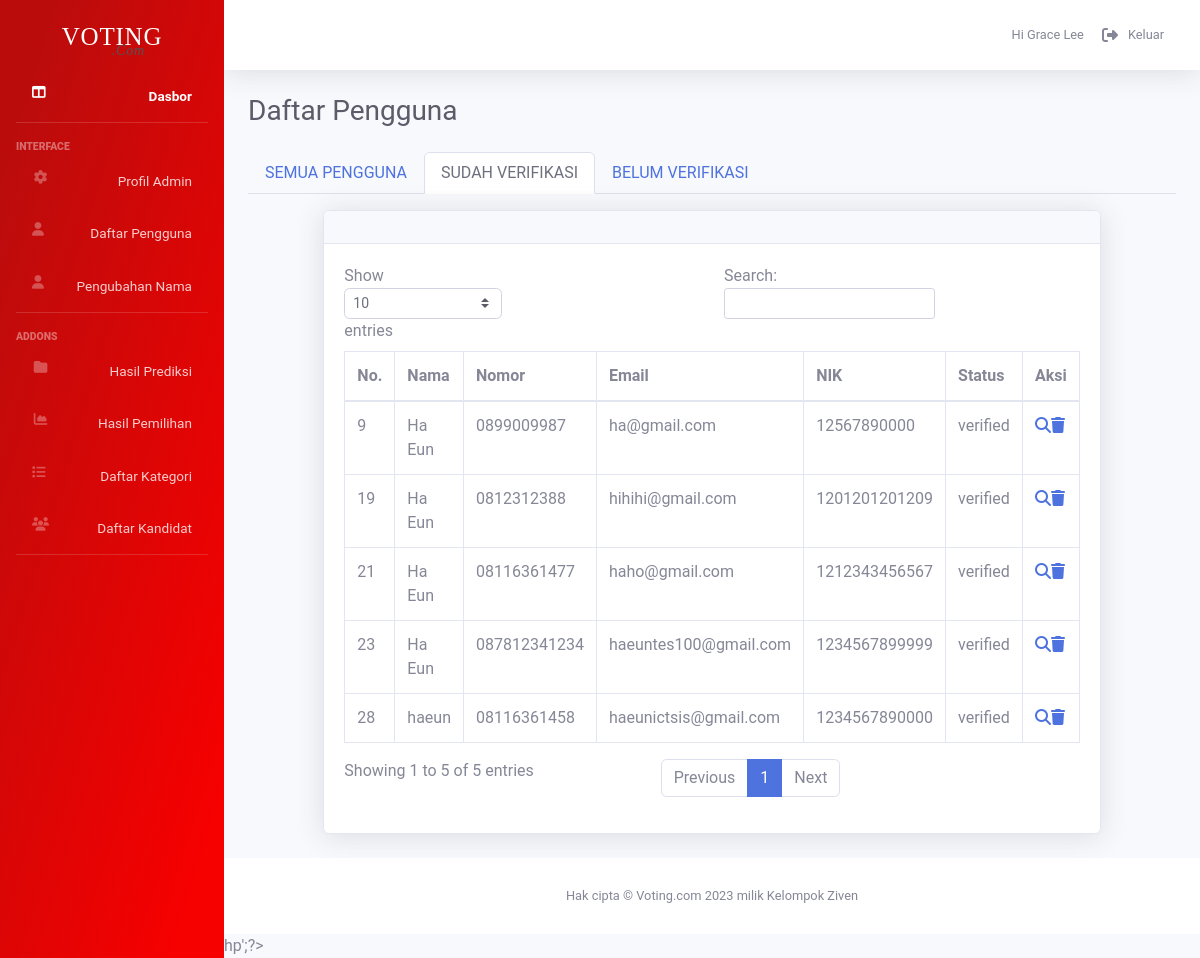
Before: /admin/user.php?type_of_users=verified (signed in) with the older database file.
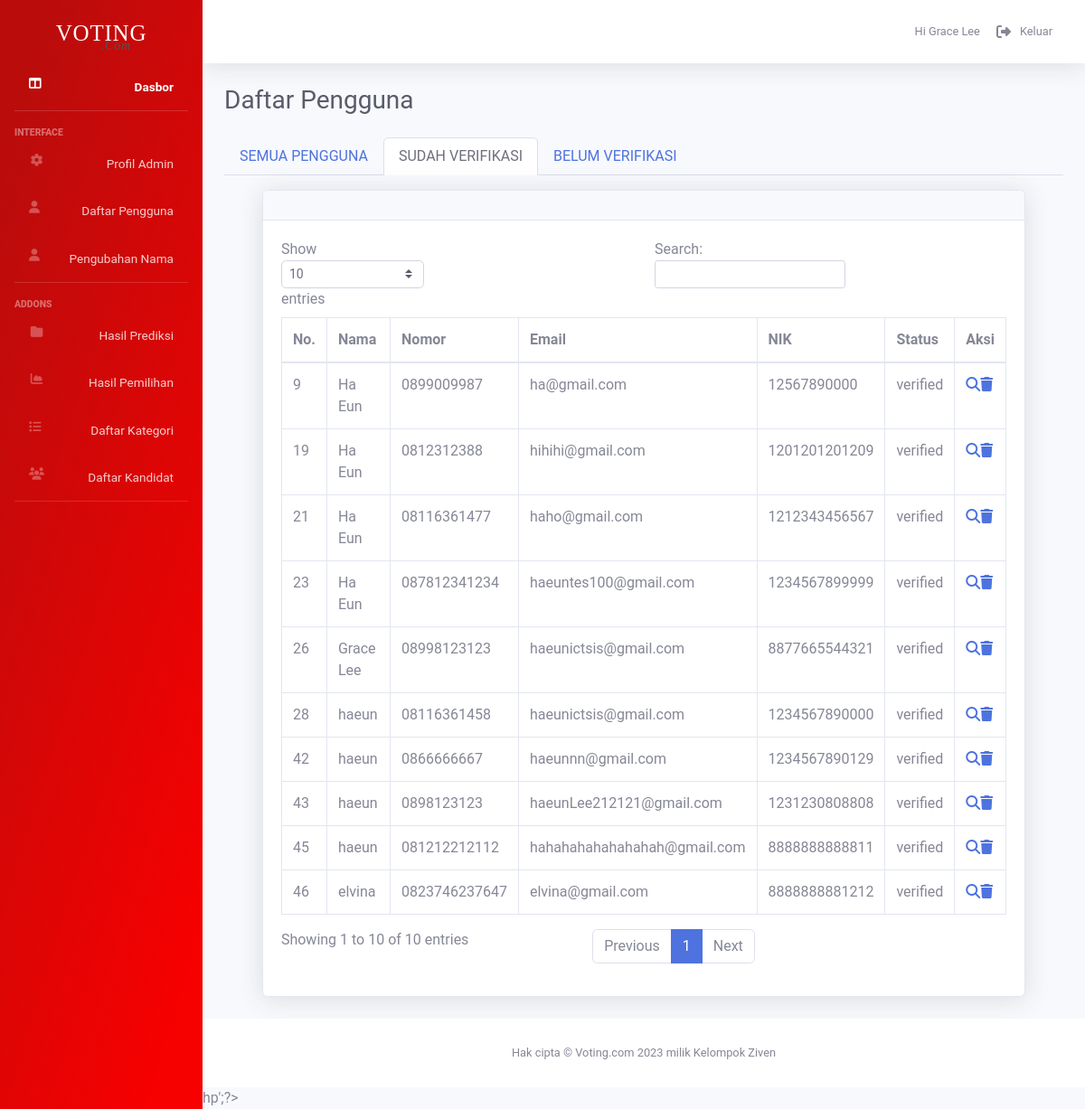
After: the same page with the newer database file.
### tables this page shows
CREATE TABLE `users` (
  `user_id` int(100) NOT NULL,
  `nama` varchar(100) NOT NULL,
  `nomor` varchar(100) NOT NULL,
  `email` varchar(100) NOT NULL,
  `NIK` varchar(100) NOT NULL,
  `password` varchar(100) NOT NULL,
  `foto_KTP` varchar(100) NOT NULL,
  `foto_wajah` varchar(100) NOT NULL,
  `status` varchar(100) NOT NULL
);

### admin/user.php (the view, shortened to what this page needs)
<!DOCTYPE html>
<html lang="en">
<head>
    <link href="vendor/fontawesome-free/css/all.min.css" rel="stylesheet" type="text/css">
    <link rel="stylesheet" href="https://cdnjs.cloudflare.com/ajax/libs/font-awesome/6.1.1/css/all.min.css" type="text/css">
    <link href="../admin_component/css/adminboots.css" rel="stylesheet">
</head>
<?php include '../admin_component/php/connect.php';?>
<?php
if(isset($_GET['type_of_users'])) {
    $status = $_GET['type_of_users'];
} else {
    $status = "All";
}
?>
<body id="page-top">
<?php include '../admin_component/php/script.php' ?>
    <div id="wrapper">
    <?php include '../admin_component/php/sidenav.php' ?>
<div id="content-wrapper" class="d-flex flex-column">
<div id="content">
<?php include '../admin_component/php/topbar.php' ?>
    <div class="container-fluid">
        <div class="d-sm-flex align-items-center justify-content-between mb-4" style="display: grid;">
            <h1 class="h3 mb-0 text-gray-800">Daftar Pengguna</h1>
        </div>
        <div id="container">
        <ul class="nav nav-tabs mb-3" id="ex1" role="tablist">
        <li class="nav-item active" role="presentation">
            <a
            class="nav-link <?php if ($status=="All") {echo "active";}?>"
            id="ex1-tab-1"
            data-mdb-toggle="tab"
            href="user.php?type_of_users=All"
            role="tab"
            aria-controls="ex1-tabs-1"
            aria-selected="true"
            >SEMUA PENGGUNA</a
            >
        </li>
        <li class="nav-item" role="presentation">
            <a
            class="nav-link <?php if ($status=="verified") {echo "active";}?>"
            id="ex1-tab-2"
            data-mdb-toggle="tab"
            href="user.php?type_of_users=verified"
            role="tab"
            aria-controls="ex1-tabs-2"
            aria-selected="false"
            >SUDAH VERIFIKASI</a
            >
        </li>
        <li class="nav-item" role="presentation">
            <a
            class="nav-link <?php if ($status=="pending") {echo "active";}?>"
            id="ex1-tab-3"
            data-mdb-toggle="tab"
            href="user.php?type_of_users=pending"
            role="tab"
            aria-controls="ex1-tabs-3"
            aria-selected="false"
            >BELUM VERIFIKASI</a
            >
        </li>
        </ul>
        </div>
        <div class="row justify-content-center">
        <div class="card shadow mb-4">
                        <div class="card-header py-3">
                        </div>
                        <div class="card-body">
                            <div class="table-responsive">
                                <table class="table table-bordered" id="dataTable" width="100%" cellspacing="0">
                                    <thead>
                                        <tr>
                                            <th>No.</th>
                                            <th>Nama</th>
                                            <th>Nomor</th>
                                            <th>Email</th>
                                            <th>NIK</th>
                                            <th>Status</th>
                                            <th>Aksi</th>
                                        </tr>
                                    </thead>
                                    <tbody>
<?php
    if($status == "All") {
        $query ="SELECT * FROM users";
        $select_users =  $connect->prepare($query);
        $select_users -> execute();
    } else if ($status != "All") {
        $query ="SELECT * FROM users WHERE status = '$status'";
        $select_users =  $connect->prepare($query);
        $select_users -> execute();
    }
    if($select_users->rowCount()>0){
        while ($fetch_users = $select_users ->fetch(PDO::FETCH_ASSOC)){
            ?>
                        <tr>
                            <td><?=$fetch_users['user_id']?></td>
                            <td><?=$fetch_users['nama']?></td>
                            <td><?=$fetch_users['nomor']?></td>
                            <td><?=$fetch_users['email']?></td>
                            <td><?=$fetch_users['NIK']?></td>
                            <td class><?=$fetch_users['status']?>
                        </td>
                            <td><div class="action">
                                <a href="detail_user.php?detail_user=<?=$fetch_users['user_id']?>" class=""><i class="fa-solid fa-magnifying-glass"></i></a><a href="user.php?delete=<?=$fetch_users['user_id']?>" class="" onclick="return confirm('Are you sure to delete this user?');"><i class="fa-solid fa-trash"></i></a>
                            </div></td>
                    </tr>
            <?php
        }
    }
?>
                                    </tbody>
                                </table>
                            </div>
                        </div>
                    </div>
    </div>
</div>
<?php include '../admin_component/php/footer.php' ?>
hp';?>
</div>
</div>
</body>
</html>

Changed rows visible on the page:
now on this page (row edited): users: user_id "26", nama "Grace Lee", nomor "08998123123", email "haeunictsis@gmail.com", NIK "8877665544321", status "verified"
added users: user_id "42", nama "haeun", nomor "0866666667", email "haeunnn@gmail.com", NIK "1234567890129", status "verified"
added users: user_id "43", nama "haeun", nomor "0898123123", email "haeunLee212121@gmail.com", NIK "1231230808808", status "verified"
added users: user_id "45", nama "haeun", nomor "081212212112", email "hahahahahahahahah@gmail.com", NIK "8888888888811", status "verified"
added users: user_id "46", nama "elvina", nomor "0823746237647", email "elvina@gmail.com", NIK "8888888881212", status "verified"
Other visible differences:
text written by a page script: "Show entries Search: Showing 1 to 5 of 5 entries Previous 1 Next" → "Show entries Search: Showing 1 to 10 of 10 entries Previous 1 Next"
